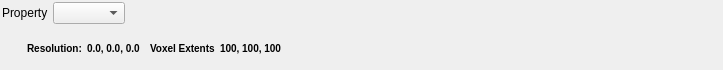
<?xml version="1.0" encoding="UTF-8"?>
<ui version="4.0">
 <class>VolumeDataContainerInfoWidget</class>
 <widget class="QWidget" name="VolumeDataContainerInfoWidget">
  <property name="geometry">
   <rect>
    <x>0</x>
    <y>0</y>
    <width>723</width>
    <height>70</height>
   </rect>
  </property>
  <layout class="QVBoxLayout" name="verticalLayout">
   <property name="spacing">
    <number>5</number>
   </property>
   <property name="margin">
    <number>2</number>
   </property>
   <item>
    <layout class="QHBoxLayout" name="horizontalLayout_2">
     <property name="bottomMargin">
      <number>0</number>
     </property>
     <item>
      <widget class="QLabel" name="label">
       <property name="text">
        <string>Property</string>
       </property>
      </widget>
     </item>
     <item>
      <widget class="QComboBox" name="dataContainerList"/>
     </item>
     <item>
      <spacer name="horizontalSpacer">
       <property name="orientation">
        <enum>Qt::Horizontal</enum>
       </property>
       <property name="sizeHint" stdset="0">
        <size>
         <width>40</width>
         <height>20</height>
        </size>
       </property>
      </spacer>
     </item>
    </layout>
   </item>
   <item>
    <layout class="QHBoxLayout" name="horizontalLayout">
     <property name="bottomMargin">
      <number>0</number>
     </property>
     <item>
      <spacer name="horizontalSpacer_4">
       <property name="orientation">
        <enum>Qt::Horizontal</enum>
       </property>
       <property name="sizeType">
        <enum>QSizePolicy::Fixed</enum>
       </property>
       <property name="sizeHint" stdset="0">
        <size>
         <width>25</width>
         <height>20</height>
        </size>
       </property>
      </spacer>
     </item>
     <item>
      <widget class="QLabel" name="value">
       <property name="styleSheet">
        <string notr="true">QLabel {
font-weight: bold;
font-size: 10px;
}</string>
       </property>
       <property name="text">
        <string>Resolution:</string>
       </property>
      </widget>
     </item>
     <item>
      <widget class="QLabel" name="resolutionLabel">
       <property name="styleSheet">
        <string notr="true">QLabel {
font-weight: bold;
font-size: 10px;
}</string>
       </property>
       <property name="text">
        <string>0.0, 0.0, 0.0</string>
       </property>
      </widget>
     </item>
     <item>
      <spacer name="horizontalSpacer_2">
       <property name="orientation">
        <enum>Qt::Horizontal</enum>
       </property>
       <property name="sizeType">
        <enum>QSizePolicy::Fixed</enum>
       </property>
       <property name="sizeHint" stdset="0">
        <size>
         <width>5</width>
         <height>20</height>
        </size>
       </property>
      </spacer>
     </item>
     <item>
      <widget class="QLabel" name="value_3">
       <property name="styleSheet">
        <string notr="true">QLabel {
font-weight: bold;
font-size: 10px;
}</string>
       </property>
       <property name="text">
        <string>Voxel Extents</string>
       </property>
      </widget>
     </item>
     <item>
      <widget class="QLabel" name="voxelExtentsLabel">
       <property name="styleSheet">
        <string notr="true">QLabel {
font-weight: bold;
font-size: 10px;
}</string>
       </property>
       <property name="text">
        <string>100, 100, 100</string>
       </property>
      </widget>
     </item>
     <item>
      <spacer name="horizontalSpacer_3">
       <property name="orientation">
        <enum>Qt::Horizontal</enum>
       </property>
       <property name="sizeHint" stdset="0">
        <size>
         <width>40</width>
         <height>20</height>
        </size>
       </property>
      </spacer>
     </item>
    </layout>
   </item>
  </layout>
 </widget>
 <resources>
  <include location="../../../../Resources/icons/images/Icons.qrc"/>
 </resources>
 <connections/>
</ui>
